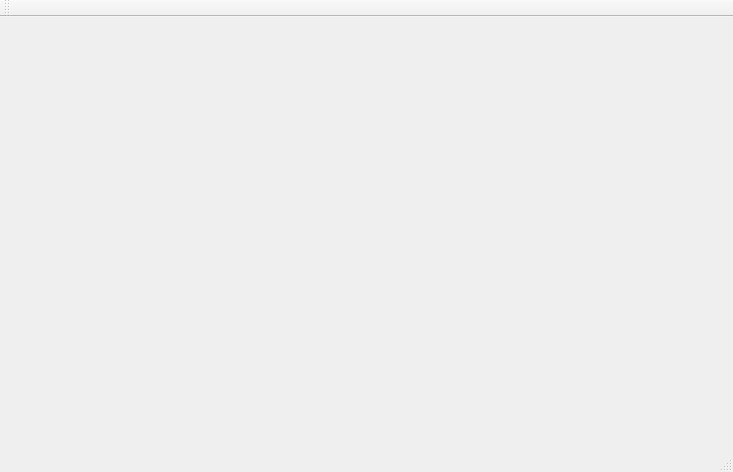
<?xml version="1.0" encoding="UTF-8"?>
<ui version="4.0">
 <class>MainWindow</class>
 <widget class="QMainWindow" name="MainWindow">
  <property name="geometry">
   <rect>
    <x>0</x>
    <y>0</y>
    <width>733</width>
    <height>472</height>
   </rect>
  </property>
  <property name="windowTitle">
   <string>MainWindow</string>
  </property>
  <widget class="QWidget" name="centralWidget"/>
  <widget class="QMenuBar" name="menuBar">
   <property name="geometry">
    <rect>
     <x>0</x>
     <y>0</y>
     <width>733</width>
     <height>27</height>
    </rect>
   </property>
  </widget>
  <widget class="QToolBar" name="mainToolBar">
   <attribute name="toolBarArea">
    <enum>TopToolBarArea</enum>
   </attribute>
   <attribute name="toolBarBreak">
    <bool>false</bool>
   </attribute>
  </widget>
  <widget class="QStatusBar" name="statusBar"/>
 </widget>
 <layoutdefault spacing="6" margin="11"/>
 <resources/>
 <connections/>
</ui>
